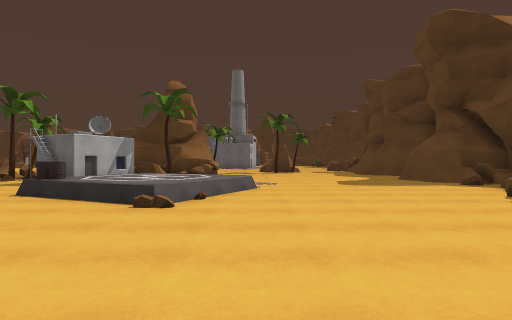
[1] (above)

24 first-person views from a walk through a Unity game level. The camera is 1.3 m above the floor, looks level and sees 75° across. The floor is counted in squares, 2 m on a side. Each view is taken from the middle of a square. On the plan, view 1 faces up. The plan holds only what a view shows up to about 10 squares ahead; the rest is blank. The place goes on beyond the plan. Some animated figures are not drawn.

[2]
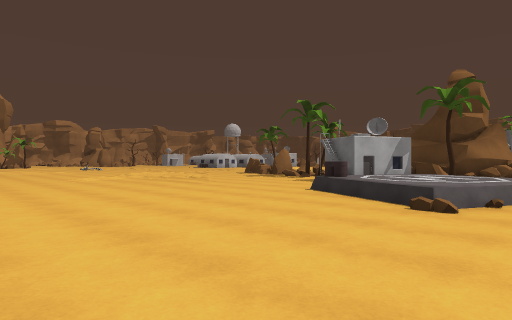

[3]
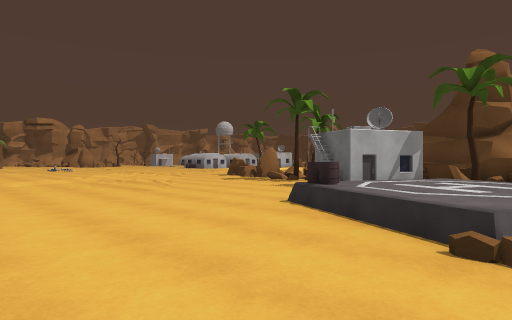

[4]
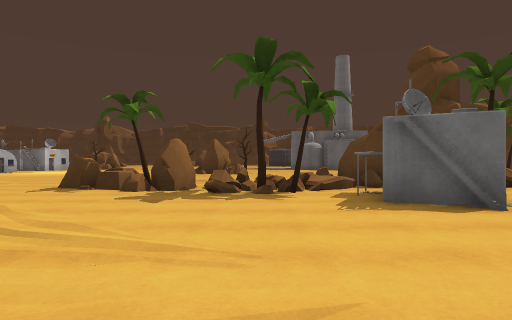

[5]
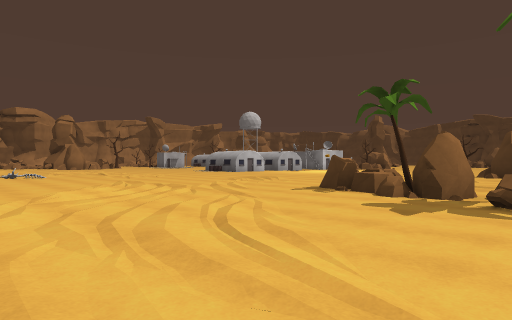

[6]
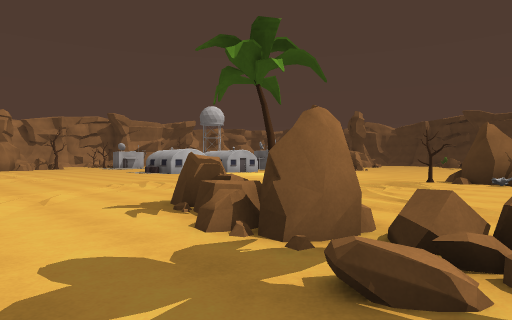

[7]
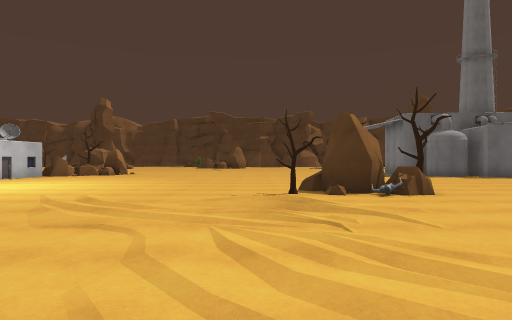

[8]
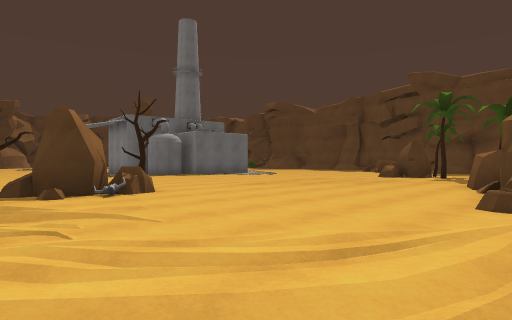

[9]
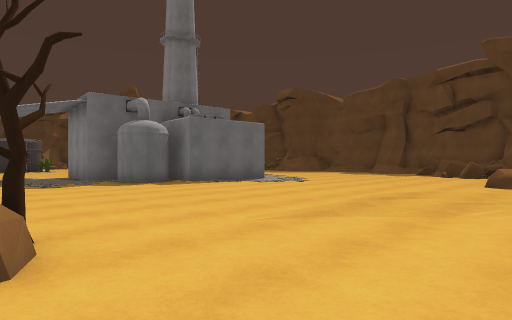

[10]
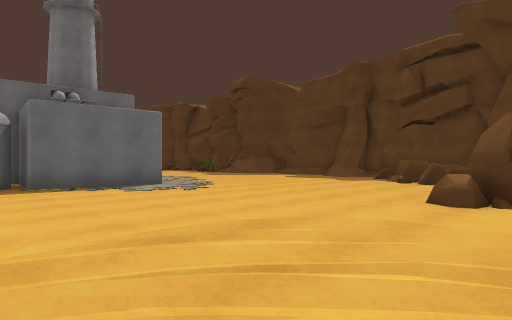

[11]
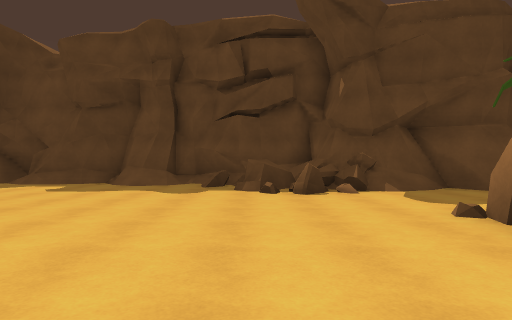

[12]
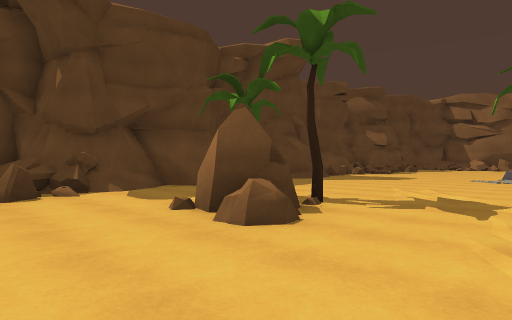

[13]
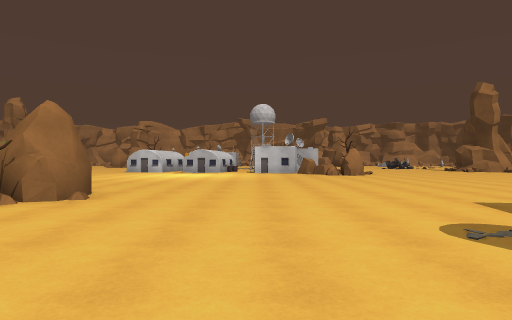

[14]
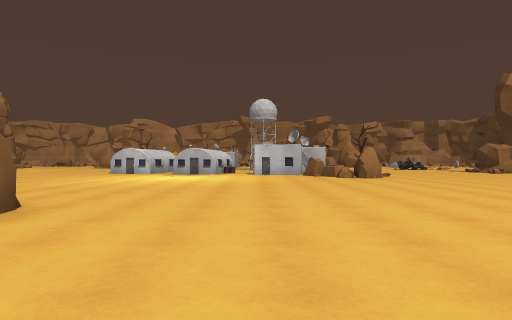

[15]
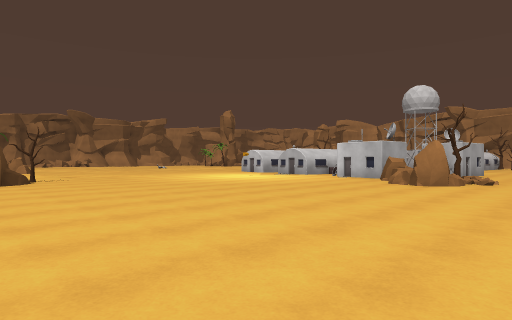

[16]
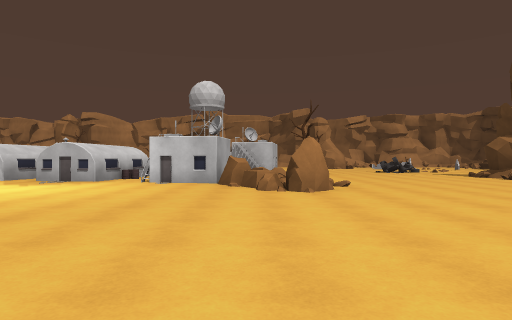

[17]
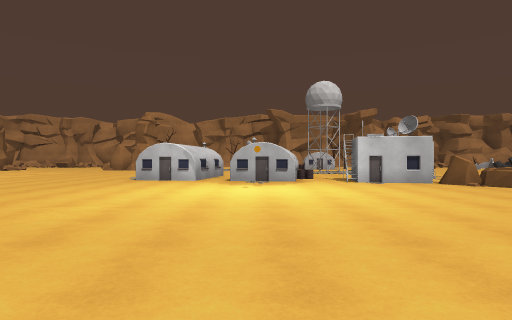

[18]
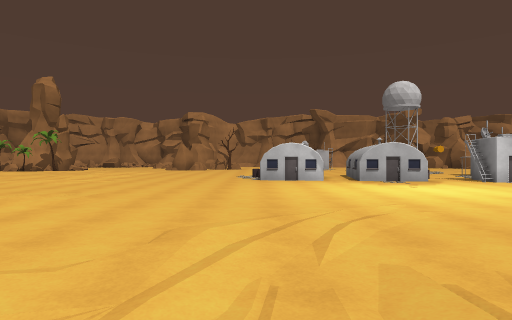

[19]
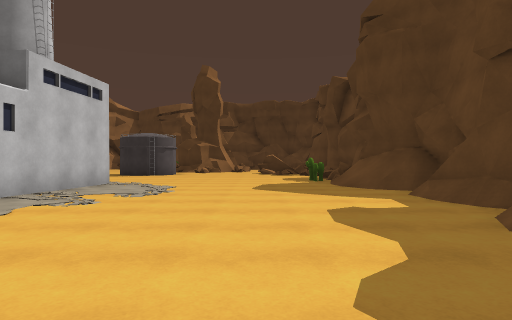

[20]
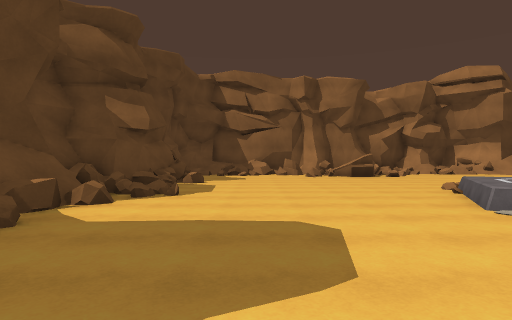

[21]
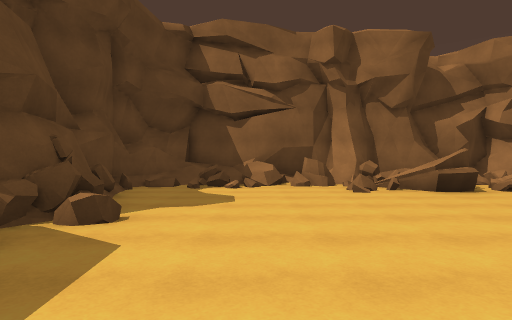

[22]
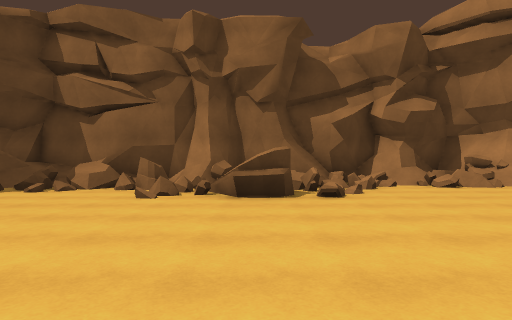

[23]
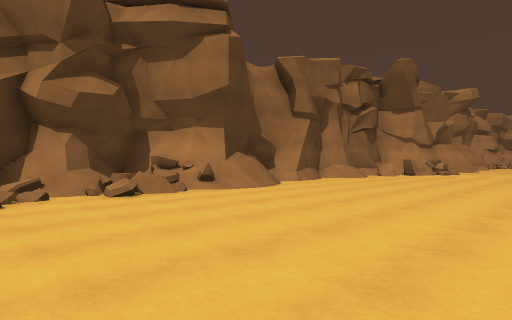

[24]
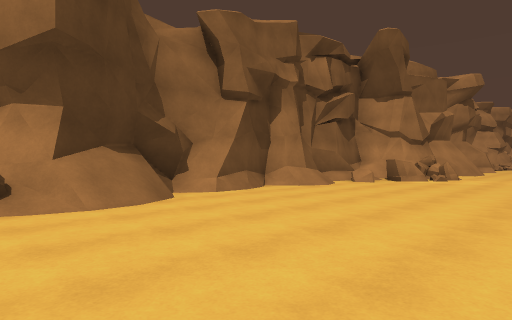

### Floor plan
Key: @ floor where view 1 was taken; # wall or solid block; . main floor; : floor 0.25 m higher than the main floor; + floor 0.5 m higher than the main floor; * floor 0.75 m higher than the main floor; / step, stairs or slope; = window, fence, low wall or low ledge; ^ raised ledge; B building; T tree; R rock; O other object.
Columns run from 21 left of view 1 to 8 right of it. Each row starts with its distance up from view 1.
 32 .....
 31 .............        ......O=
 30 .............        #...../#
 29 .:...........        #.....//#
 28  TRR......... ..  #  #....../#
 27  RR..............##  #......=#
 26 BR...............### .......##
 25 B..................##........#
 24 B...........................##
 23 ............................/#
 22 O..........................=/#
 21 ...........R..............=^/^
 20 ..........RRT.............##/#
 19 ..........T...............=#^^
 18 ......................RR../#
 17 ......................TT...#
 16 ........................  ##
 15 ..................#T.....
 14 ...............R### ......
 13 ...../....R..  #####......
 12 .........RTR#==#####.....
 11 ...........R#TTB  T ......
 10 .. ............BBB.  .....###
  9    ............BBB+. ......=
  8   ................++==.....##
  7   ...............= +//.....=#
  6    ...../........#=#=.....#=#
  5          ..........=......=*#
  4          ................./##
  3           ................=#
  2         ..................##
  1    ........................#
  0    ..................@.....#
 -1    =...............===.....#
 -2     =.............####..#=##
 -3      ......///==.====#=====#
 -4       ####/###=#/###########
 -5          ##########

Where each view was taken, in squares from view 1:
view 1: 0 up, 0 right, facing up
view 2: 0 up, 0 right, facing up-left
view 3: 2 up, 1 left, facing up-left
view 4: 4 up, 8 left, facing up
view 5: 5 up, 8 left, facing up-left
view 6: 9 up, 8 left, facing up-left
view 7: 13 up, 12 left, facing up
view 8: 13 up, 12 left, facing up-right
view 9: 17 up, 9 left, facing up-right
view 10: 17 up, 5 left, facing up-right
view 11: 21 up, 2 left, facing right
view 12: 21 up, 2 left, facing down-right
view 13: 24 up, 4 left, facing left
view 14: 24 up, 6 left, facing left
view 15: 31 up, 9 left, facing down-left
view 16: 27 up, 11 left, facing left
view 17: 21 up, 11 left, facing left
view 18: 17 up, 11 left, facing left
view 19: 21 up, 4 right, facing up
view 20: 12 up, 3 right, facing down
view 21: 6 up, 3 right, facing down
view 22: 5 up, 1 left, facing down
view 23: 3 up, 3 left, facing down-left
view 24: 2 up, 7 left, facing down-left
